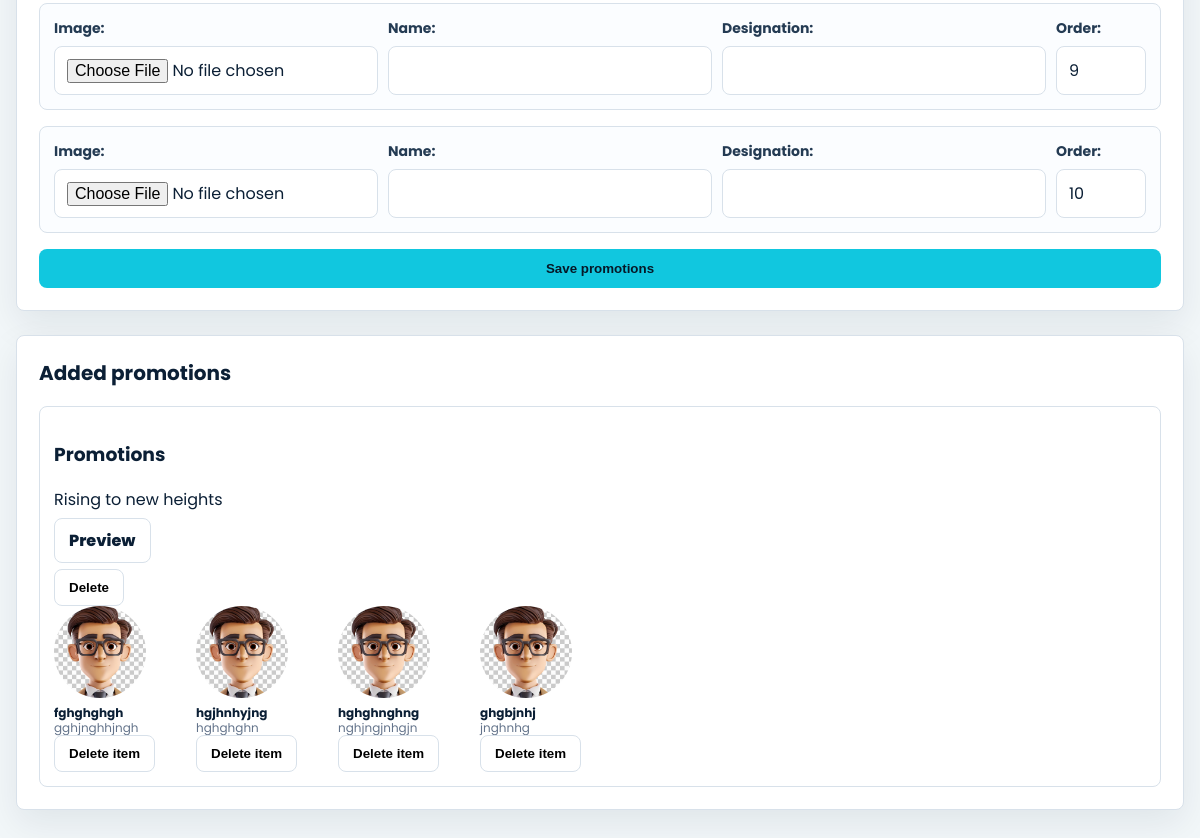
The app's page /promotions/ (lower part), older data.
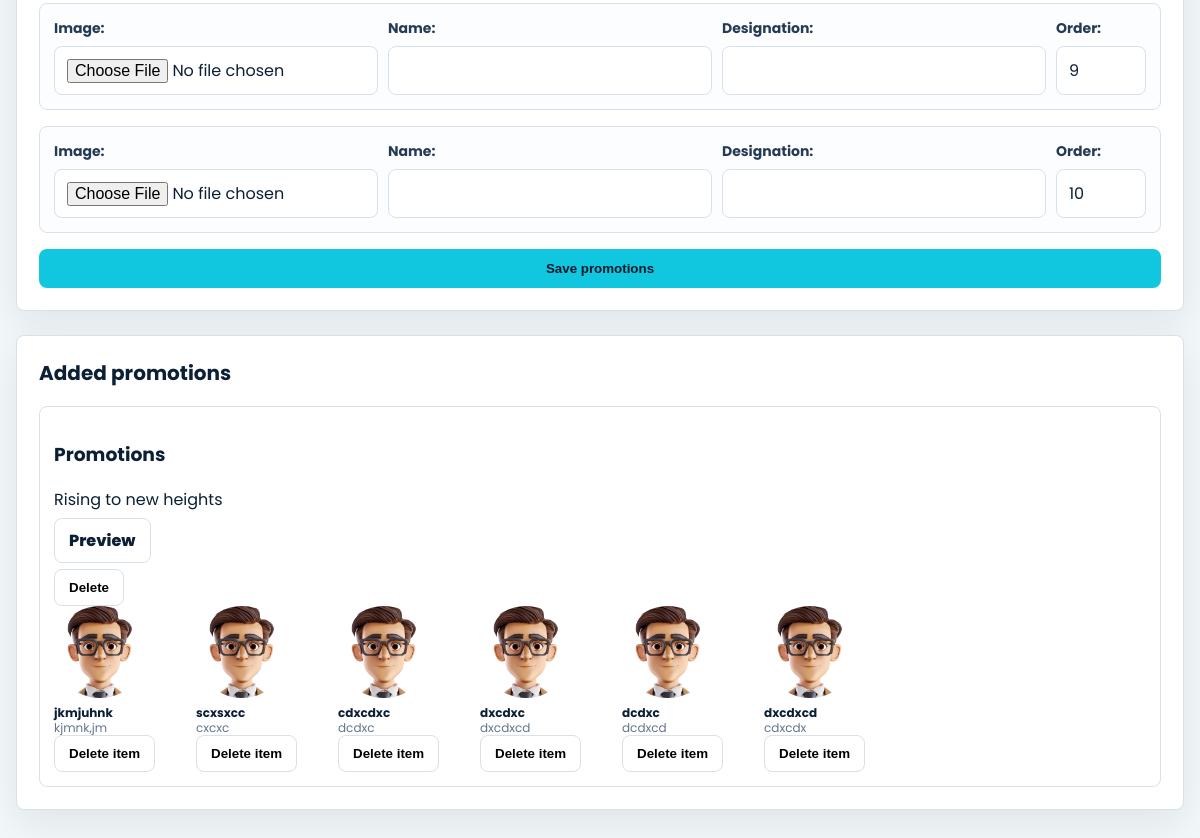
The same page, newer data.
### decks/models.py (models this page shows, shortened)
class PromotionsPage(models.Model):
    title = models.CharField(max_length=200, default="Promotions")
    caption = models.CharField(max_length=200, default="Rising to new heights")
    created_at = models.DateTimeField(auto_now_add=True)
    class Meta:
        ordering = ["-created_at"]
        verbose_name = "promotions page"
        verbose_name_plural = "promotions pages"

class Promotion(models.Model):
    page = models.ForeignKey(PromotionsPage, related_name="promotions", on_delete=models.CASCADE)
    image = models.ImageField(upload_to="promotions/")
    name = models.CharField(max_length=200)
    designation = models.CharField(max_length=200)
    order = models.PositiveSmallIntegerField(default=1)
    class Meta:
        ordering = ["order"]
        verbose_name = "promotion"
        verbose_name_plural = "promotions"

### decks/views.py (the view)
# urls.py: path("promotions/", views.promotions_dashboard, name="promotions_dashboard"),
def promotions_dashboard(request):
    page = None
    if request.method == "POST":
        form = PromotionsPageForm(request.POST)
        if form.is_valid():
            page = form.save()
            seen_promotions = []
            ids = request.POST.getlist("promotion_id")
            names = request.POST.getlist("promotion_name")
            designations = request.POST.getlist("promotion_designation")
            orders = request.POST.getlist("promotion_order")
            for index in range(10):
                promotion_id = ids[index] if index < len(ids) else ""
                name = names[index].strip() if index < len(names) else ""
                designation = designations[index].strip() if index < len(designations) else ""
                order = orders[index] if index < len(orders) else index + 1
                upload = request.FILES.get(f"promotion_image_{index + 1}")
                promotion = Promotion(page=page)
                promotion.name = name
                promotion.designation = designation
                promotion.order = order or index + 1
                if upload:
                    promotion.image = upload
                if promotion.name and promotion.designation and promotion.image:
                    promotion.save()
                    seen_promotions.append(promotion.pk)
            return redirect("promotions_dashboard")
    else:
        form = PromotionsPageForm()
    promotions_pages = PromotionsPage.objects.prefetch_related("promotions").all()
    promotion_rows = [None] * 10
    return render(
        request,
        "decks/promotions_dashboard.html",
        {
            "form": form,
            "page": page,
            "promotion_rows": promotion_rows,
            "promotions_pages": promotions_pages,
            "active_menu": "promotions",
        },
    )

### decks/forms.py
class PromotionsPageForm(forms.ModelForm):
    class Meta:
        model = PromotionsPage
        fields = ["title", "caption"]

### decks/templates/decks/promotions_dashboard.html (shortened to what this page needs)
{% load static %}
<!DOCTYPE html>
<html lang="en">
<head>
</head>
<body>
    <main class="shell">
        <div class="layout">
            <section class="panel">
                <form method="post" enctype="multipart/form-data">
                    {% for promotion in promotion_rows %}
                        <div class="promotion-row">
                            <div class="promotion-grid">
                                <div>
                                    <label>Image:</label>
                                    <input type="file" name="promotion_image_{{ forloop.counter }}" accept="image/*">
                                </div>
                                <div>
                                    <label>Name:</label>
                                    <input type="text" name="promotion_name" value="{% if promotion %}{{ promotion.name }}{% endif %}">
                                </div>
                                <div>
                                    <label>Designation:</label>
                                    <input type="text" name="promotion_designation" value="{% if promotion %}{{ promotion.designation }}{% endif %}">
                                </div>
                                <div>
                                    <label>Order:</label>
                                    <input type="number" name="promotion_order" min="1" max="10" value="{% if promotion %}{{ promotion.order }}{% else %}{{ forloop.counter }}{% endif %}">
                                </div>
                            </div>
                        </div>
                    {% endfor %}
                    <button class="submit" type="submit">Save promotions</button>
                </form>
            </section>
            <section class="panel">
                <h2 class="preview-title">Added promotions</h2>
                {% for page in promotions_pages %}
                    <article class="preview-item">
                        <h3>{{ page.title }}</h3>
                        <p>{{ page.caption }}</p>
                        <p><a class="view-link" href="{% url 'promotions_view_detail' page.id %}">Preview</a></p>
                        <form method="post" action="{% url 'delete_page_item' 'promotions' page.id %}" onsubmit="return confirm('Delete this saved slide?');">
                            <button class="view-link" type="submit">Delete</button>
                        </form>
                        <div class="preview-grid">
                            {% for promotion in page.promotions.all %}
                                <div class="preview-person">
                                    <img src="{{ promotion.image.url }}" alt="{{ promotion.name }}">
                                    <strong>{{ promotion.name }}</strong>
                                    <span>{{ promotion.designation }}</span>
                                    <form method="post" action="{% url 'delete_child_item' 'promotion' promotion.id %}" onsubmit="return confirm('Delete this promotion?');">
                                        <button class="view-link" type="submit">Delete item</button>
                                    </form>
                                </div>
                            {% endfor %}
                        </div>
                    </article>
                {% empty %}
                    <p>No promotions added yet.</p>
                {% endfor %}
            </section>
        </div>
    </main>
</body>
</html>

Row changes from the older to the newer data that the page shows:
removed Promotion: image (picture), name "fghghghgh", designation "gghjnghhjngh", shown under "Promotions"
removed Promotion: image (picture), name "hgjhnhyjng", designation "hghghghn", shown under "Promotions"
removed Promotion: image (picture), name "hghghnghng", designation "nghjngjnhgjn", shown under "Promotions"
removed Promotion: image (picture), name "ghgbjnhj", designation "jnghnhg", shown under "Promotions"
added Promotion: image (picture), name "jkmjuhnk", designation "kjmnk,jm", shown under "Promotions"
added Promotion: image (picture), name "scxsxcc", designation "cxcxc", shown under "Promotions"
added Promotion: image (picture), name "cdxcdxc", designation "dcdxc", shown under "Promotions"
added Promotion: image (picture), name "dxcdxc", designation "dxcdxcd", shown under "Promotions"
added Promotion: image (picture), name "dcdxc", designation "dcdxcd", shown under "Promotions"
added Promotion: image (picture), name "dxcdxcd", designation "cdxcdx", shown under "Promotions"
